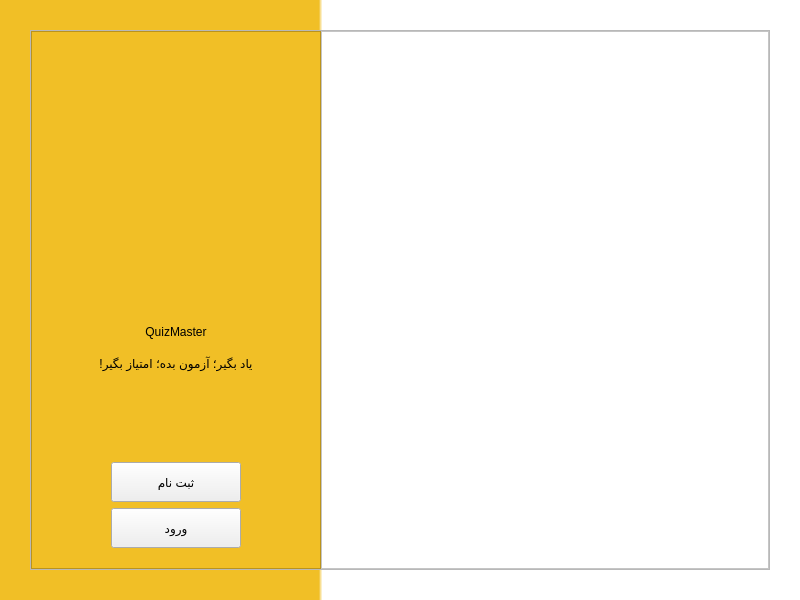
<?xml version="1.0" encoding="UTF-8"?>
<ui version="4.0">
 <class>loginPage</class>
 <widget class="QWidget" name="loginPage">
  <property name="geometry">
   <rect>
    <x>0</x>
    <y>0</y>
    <width>800</width>
    <height>600</height>
   </rect>
  </property>
  <property name="minimumSize">
   <size>
    <width>800</width>
    <height>600</height>
   </size>
  </property>
  <property name="maximumSize">
   <size>
    <width>800</width>
    <height>600</height>
   </size>
  </property>
  <property name="windowTitle">
   <string>ورود</string>
  </property>
  <property name="styleSheet">
   <string notr="true">QWidget#loginPage{
	background-color: qlineargradient(spread:pad, x1:0, y1:1, x2:0.403, y2:1, stop:0.988701 rgba(241, 191, 38, 255), stop:1 rgba(255, 255, 255, 255));
}
</string>
  </property>
  <layout class="QGridLayout" name="gridLayout">
   <property name="leftMargin">
    <number>30</number>
   </property>
   <property name="topMargin">
    <number>30</number>
   </property>
   <property name="rightMargin">
    <number>30</number>
   </property>
   <property name="bottomMargin">
    <number>30</number>
   </property>
   <item row="0" column="0">
    <widget class="QFrame" name="mainFram">
     <property name="frameShape">
      <enum>QFrame::StyledPanel</enum>
     </property>
     <property name="frameShadow">
      <enum>QFrame::Raised</enum>
     </property>
     <layout class="QHBoxLayout" name="horizontalLayout_2">
      <property name="spacing">
       <number>0</number>
      </property>
      <property name="leftMargin">
       <number>0</number>
      </property>
      <property name="topMargin">
       <number>0</number>
      </property>
      <property name="rightMargin">
       <number>0</number>
      </property>
      <property name="bottomMargin">
       <number>0</number>
      </property>
      <item>
       <widget class="QFrame" name="leftFrame">
        <property name="minimumSize">
         <size>
          <width>290</width>
          <height>0</height>
         </size>
        </property>
        <property name="styleSheet">
         <string notr="true">#leftFrame{background-color: rgb(241, 191, 38);}</string>
        </property>
        <property name="frameShape">
         <enum>QFrame::StyledPanel</enum>
        </property>
        <property name="frameShadow">
         <enum>QFrame::Raised</enum>
        </property>
        <layout class="QVBoxLayout" name="verticalLayout">
         <item>
          <widget class="QLabel" name="iconLabel">
           <property name="minimumSize">
            <size>
             <width>270</width>
             <height>270</height>
            </size>
           </property>
           <property name="maximumSize">
            <size>
             <width>270</width>
             <height>270</height>
            </size>
           </property>
           <property name="text">
            <string/>
           </property>
           <property name="alignment">
            <set>Qt::AlignCenter</set>
           </property>
          </widget>
         </item>
         <item>
          <widget class="QLabel" name="appNameLabel">
           <property name="minimumSize">
            <size>
             <width>60</width>
             <height>30</height>
            </size>
           </property>
           <property name="maximumSize">
            <size>
             <width>800</width>
             <height>800</height>
            </size>
           </property>
           <property name="text">
            <string>QuizMaster</string>
           </property>
           <property name="alignment">
            <set>Qt::AlignCenter</set>
           </property>
          </widget>
         </item>
         <item>
          <widget class="QLabel" name="shortDecLabel">
           <property name="minimumSize">
            <size>
             <width>200</width>
             <height>20</height>
            </size>
           </property>
           <property name="maximumSize">
            <size>
             <width>800</width>
             <height>800</height>
            </size>
           </property>
           <property name="text">
            <string>یاد بگیر؛ آزمون بده؛ امتیاز بگیر!</string>
           </property>
           <property name="alignment">
            <set>Qt::AlignCenter</set>
           </property>
          </widget>
         </item>
         <item>
          <spacer name="verticalSpacer">
           <property name="orientation">
            <enum>Qt::Vertical</enum>
           </property>
           <property name="sizeType">
            <enum>QSizePolicy::Maximum</enum>
           </property>
           <property name="sizeHint" stdset="0">
            <size>
             <width>17</width>
             <height>107</height>
            </size>
           </property>
          </spacer>
         </item>
         <item>
          <layout class="QGridLayout" name="gridLayout_2">
           <item row="0" column="0">
            <widget class="QPushButton" name="signUpButton">
             <property name="minimumSize">
              <size>
               <width>130</width>
               <height>40</height>
              </size>
             </property>
             <property name="maximumSize">
              <size>
               <width>130</width>
               <height>40</height>
              </size>
             </property>
             <property name="text">
              <string>ثبت نام</string>
             </property>
            </widget>
           </item>
           <item row="1" column="0">
            <widget class="QPushButton" name="signInButton">
             <property name="minimumSize">
              <size>
               <width>130</width>
               <height>40</height>
              </size>
             </property>
             <property name="maximumSize">
              <size>
               <width>130</width>
               <height>40</height>
              </size>
             </property>
             <property name="text">
              <string>ورود</string>
             </property>
            </widget>
           </item>
          </layout>
         </item>
         <item>
          <spacer name="verticalSpacer_3">
           <property name="orientation">
            <enum>Qt::Vertical</enum>
           </property>
           <property name="sizeHint" stdset="0">
            <size>
             <width>17</width>
             <height>35</height>
            </size>
           </property>
          </spacer>
         </item>
        </layout>
       </widget>
      </item>
      <item>
       <widget class="QFrame" name="rightFrame">
        <property name="enabled">
         <bool>true</bool>
        </property>
        <property name="minimumSize">
         <size>
          <width>448</width>
          <height>0</height>
         </size>
        </property>
        <property name="maximumSize">
         <size>
          <width>16777215</width>
          <height>16777215</height>
         </size>
        </property>
        <property name="styleSheet">
         <string notr="true">QFrame#rightFrame{
	background-color: rgb(255, 255, 255);
}</string>
        </property>
        <property name="frameShape">
         <enum>QFrame::StyledPanel</enum>
        </property>
        <property name="frameShadow">
         <enum>QFrame::Raised</enum>
        </property>
       </widget>
      </item>
     </layout>
    </widget>
   </item>
  </layout>
 </widget>
 <resources/>
 <connections/>
</ui>
